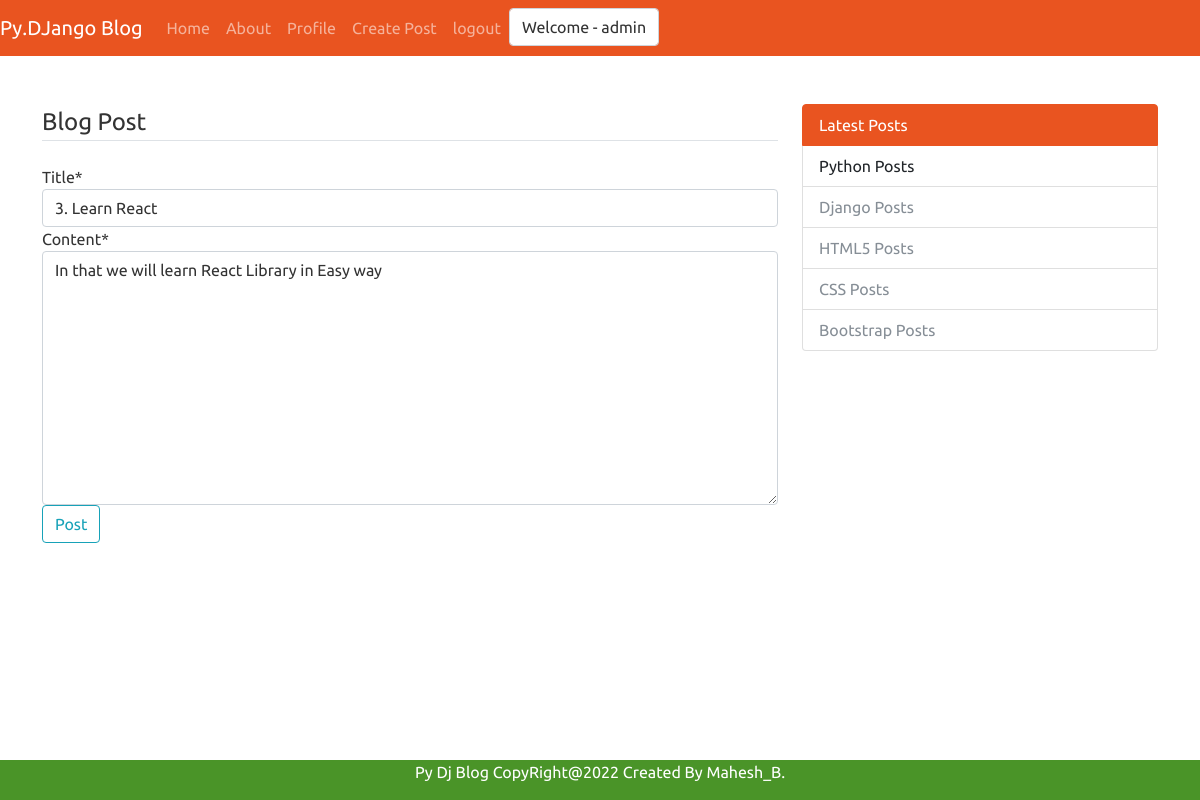
Screenshot of /post/3/update/ (signed in) with the database file from the repository.
### blog/models.py (models this page shows, shortened)
class Post(models.Model):
    title = models.CharField(max_length=100)
    content = models.TextField()
    date_posted = models.DateTimeField(default=timezone.now)  # possible values - auto_now = True , auto_now_add = True, default
    author = models.ForeignKey(User,on_delete = models.CASCADE)

### blog/views.py (the view, shortened to what this page needs)
# urls.py: path('post/<int:pk>/update/',PostUpdateView.as_view(),name='post-update'),
class PostUpdateView(LoginRequiredMixin,UserPassesTestMixin,UpdateView):
    login_url = '/login/'
    redirect_field_name = 'login'
    model = Post
    template_name = 'post_form.html'
    fields = ['title', 'content']
    def test_func(self):
        post = self.get_object()
        if self.request.user == post.author:
            return True
        return False

### blog/templates/post_form.html (shortened to what this page needs)
{% extends "base.html" %}
{% load crispy_forms_tags %}
{% block content %}
    <div class="content-section">
        <form method="POST">
            <fieldset class="form-group">
                <legend class="border-bottom mb-4">Blog Post</legend>
                {{ form|crispy }}
            </fieldset>
            <div class="form-group">
                <button class="btn btn-outline-info" type="submit">Post</button>
            </div>
        </form>
    </div>
{% endblock content %}

### templates/base.html (shortened to what this page needs)
{% load static %}
<!DOCTYPE html>
<html lang="en">
  <head>
    <link
      rel="stylesheet"
      type="text/css"
      href="{% static 'css/bootstrap.min.css'%}"
    />
    <link
      rel="stylesheet"
      type="text/css"
      href="{% static 'css/custom.css'%}"
    />
  </head>
  <body>
    <nav class="navbar navbar-expand-lg navbar-dark bg-primary">
      <a class="navbar-brand" href="#">Py.DJango Blog</a>
      <div class="collapse navbar-collapse" id="navbarColor01">
        <ul class="navbar-nav mr-auto">
          <li class="nav-item active">
            <a class="nav-link" href="{% url 'blog-home' %}">Home </a>
          </li>
          <li class="nav-item">
            <a class="nav-link" href="{% url 'about-us' %}">About</a>
          </li>
          {% if user.is_authenticated %}
            <li class="nav-item">
              <a class="nav-link" href="{% url 'profile' %}">Profile</a>
            </li>
            <li class="nav-item">
              <a class="nav-link" href="{% url 'post-create' %}">Create Post</a>
            </li>
            <li class="nav-item">
              <a class="nav-link" href="{% url 'logout' %}">logout</a>
            </li>
            <li>
              <label class="form-control">Welcome - {{ user.username }}</label>
            </li>
          {% endif %}
        </ul>
      </div>
    </nav>
    <br />
    <br />
    <div class="container">
      <div class="row">
        <div class="col-sm-8">
          {% block content%}
          {% endblock%}
        </div>
        <div class="col-sm-4">
          <div class="list-group">
            <a href="#" class="list-group-item list-group-item-action active">
              Latest Posts
            </a>
            <a href="#" class="list-group-item list-group-item-action">
              Python Posts
            </a>
            <a href="#" class="list-group-item list-group-item-action disabled">
              Django Posts
            </a>
            <a href="#" class="list-group-item list-group-item-action disabled">
              HTML5 Posts
            </a>
            <a href="#" class="list-group-item list-group-item-action disabled">
              CSS Posts
            </a>
            <a href="#" class="list-group-item list-group-item-action disabled">
              Bootstrap Posts
            </a>
          </div>
        </div>
      </div>
    </div>
    <br />
    <br />
    <div class="footer">
      <p>Py Dj Blog CopyRight@2022 Created By Mahesh_B.</p>
    </div>
  </body>
</html>

### static/css/custom.css (style rules this page uses)
.footer { position: fixed; left: 0; bottom: 0; width: 100%; background-color:#4a9428; color: white; text-align: center; }

### rows the page displays
Post: title "3. Learn React", content "In that we will learn React Library in Easy way"

### other values shown
{{ user.username }} "admin"
